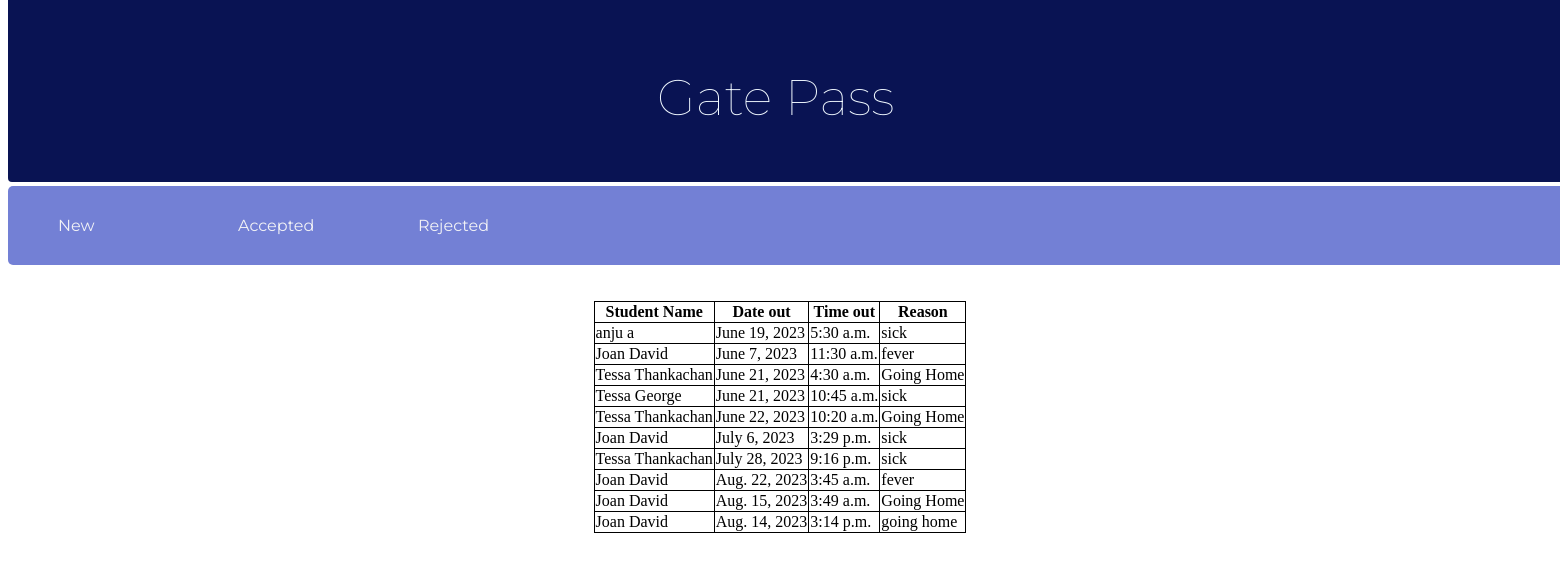
The page /accepted on the database its author committed.
### app6/models.py (models this page shows)
class Gatepasses(models.Model):
    option=(
        ('1','accepted'),
        ('0','rejected'),
    )
    fname = models.CharField(max_length=25)
    lname = models.CharField(max_length=25)
    stud_id=models.CharField(max_length=10,null=False,blank=False)
    date_out=models.DateField(null=True)
    time_out=models.TimeField(null=True)
    reason=models.CharField(max_length=200)
    status=models.CharField(max_length=10)
    warden_approve=models.CharField(max_length=3,choices=option)
    date_in=models.DateField(null=True)
    time_in=models.TimeField(null=True)
    users=models.ForeignKey(Student,on_delete=models.CASCADE)

### app6/views.py (the view)
# urls.py: path('accepted',views.accepted),
def accepted(request):
    new=Gatepasses.objects.filter(warden_approve='1').all()
    dic={'new':new}
    return render(request,'Warden/Accepted.html',dic)

### app6/templates/Warden/Accepted.html (shortened to what this page needs)
<!DOCTYPE html>
<html lang="en">
<head>
</head>
<body>
    <div class="main">
         <p>Gate Pass</p>
    </div>
    <nav>
        <ul>
            <li><a href="newgatereq">New</a></li>
            <li><a href="accepted">Accepted</a></li>
            <li><a href="rejected">Rejected</a></li>
        </ul>
    </nav>
    <br>
    <br>
    <table  class="center">
        <tr>
            <th>Student Name</th>
            <th>Date out</th>
            <th>Time out</th>
            <th>Reason</th>
        </tr>
        {% for i in new %}
        <tr>
            <td>{{i.fname}} {{i.lname}}</td>
            <td>{{i.date_out}}</td>
            <td>{{i.time_out}}</td>
            <td>{{i.reason}}</td>
        </tr>
        {% endfor %}
   </table>
</body>
</html>

### app6/templates/Warden/Accepted.html (style rules this page uses)
.main { width:100%; height:100px; background-color: #091353; border-radius:4px; margin-top:-40px; color:aliceblue ; padding:57px; font-size: 20px; bottom:500px; font-family: 'Montserrat', sans-serif; }
p { color:aliceblue ; font-size: 50px; font-weight:100; position: absolute; top:0px; left: 640px; padding:17px; font-family: 'Montserrat', sans-serif; }
nav { width:102rem; height:20%; background-color:#7380d5; margin-top: 4px; overflow:auto; border-radius: 5px; }
ul { padding:0; margin:0 0 0 15px; list-style: none; }
li { float:left; padding: 10px; }
nav a { width:110px; height:10%; display:block; padding:20px 25px; text-decoration:none; font-family:'Montserrat', sans-serif; color:rgb(242, 242, 246); align-items: center; }
.center { margin-left: auto; margin-right: auto; }
table, th, td { border: 1px solid black; border-collapse: collapse; }

### rows shown on the page
Gatepasses: fname "anju", lname "a", date_out "June 19, 2023", time_out "5:30 a.m.", reason "sick"
Gatepasses: fname "Joan", lname "David", date_out "June 7, 2023", time_out "11:30 a.m.", reason "fever"
Gatepasses: fname "Tessa", lname "Thankachan", date_out "June 21, 2023", time_out "4:30 a.m.", reason "Going Home"
Gatepasses: fname "Tessa", lname "George", date_out "June 21, 2023", time_out "10:45 a.m.", reason "sick"
Gatepasses: fname "Tessa", lname "Thankachan", date_out "June 22, 2023", time_out "10:20 a.m.", reason "Going Home"
Gatepasses: fname "Joan", lname "David", date_out "July 6, 2023", time_out "3:29 p.m.", reason "sick"
Gatepasses: fname "Tessa", lname "Thankachan", date_out "July 28, 2023", time_out "9:16 p.m.", reason "sick"
Gatepasses: fname "Joan", lname "David", date_out "Aug. 22, 2023", time_out "3:45 a.m.", reason "fever"
Gatepasses: fname "Joan", lname "David", date_out "Aug. 15, 2023", time_out "3:49 a.m.", reason "Going Home"
Gatepasses: fname "Joan", lname "David", date_out "Aug. 14, 2023", time_out "3:14 p.m.", reason "going home"
